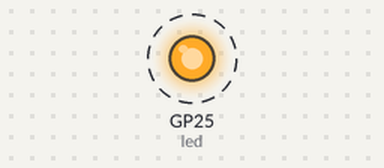
Bench run of a program on a simulated Raspberry Pi Pico running MicroPython. Parts: output pins drawn as LEDs (lit = HIGH). Dashed ring = blinking.

Above: at 0.2 s.
Timing chart, 0 to 3.0 s (numbered marks = the images above):
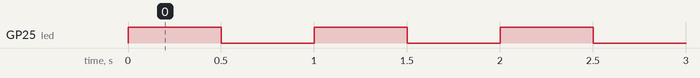

The program:

onboard_LED_blink.py
```python
import machine
import utime

# Auf dem Pico W ist die interne LED über den Namen "LED" ansprechbar.
led = machine.Pin("LED", machine.Pin.OUT)

while True:
    led.toggle()       # Schaltet die LED um (an/aus)
    utime.sleep(0.5)   # Pause von 0,5 Sekunden
```

Measured:
- by itself, GP25 (led): alternates HIGH for 0.50 s and LOW for 0.50 s
